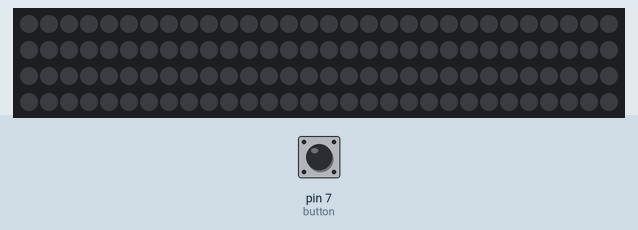
Recording of a program running on a simulated Arduino Uno, built with avr-gcc and run on an emulated ATmega328P. Shown: 120 RGB LEDs in strip order, left to right, continuing on the next row. Inputs (shaded band) come from the test bench; at power-on: pin 7 (button) HIGH. Dim RGB values are drawn brighter than linear.

Above: at 1.2 s.
1.3 s: pin 7 (button) pulled LOW for 0.15 s
2.0 s: pin 7 (button) pulled LOW for 1 s
At 2.6 s:
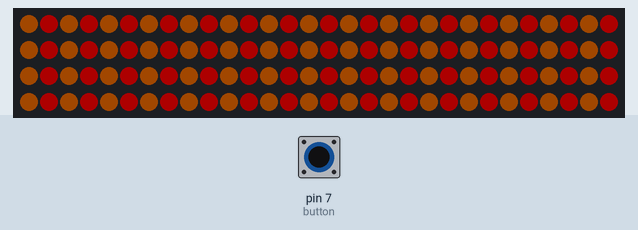
5.8 s: pin 7 (button) pulled LOW for 0.15 s
6.5 s: pin 7 (button) pulled LOW for 1 s
At 7.2 s:
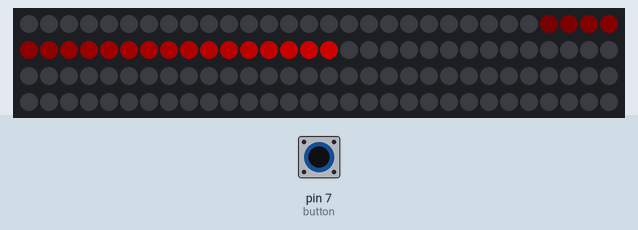
8.1 s: pin 7 (button) pulled LOW for 3.2 s
At 8.9 s:
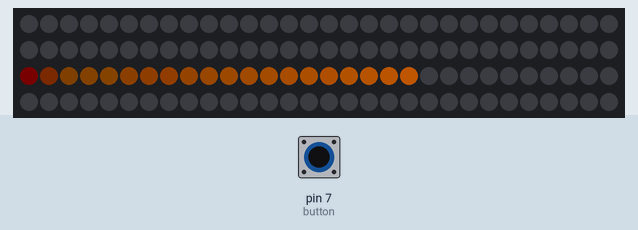
11.9 s: pin 7 (button) pulled LOW for 0.15 s
At 12.37 s:
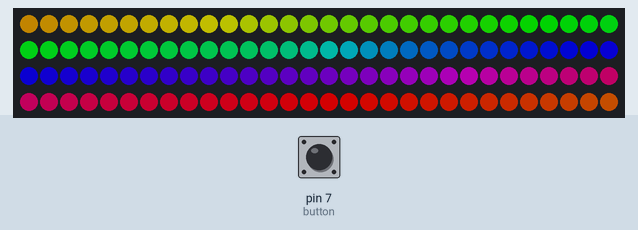

The program:

main.cpp
```cpp
#include <Arduino.h>
#define NUM_LEDS 120
#include "FastLED.h"
#define PIN 13
#include <ezButton.h>

CRGB leds[NUM_LEDS];
byte counter;
byte counter3;
double counter2;
unsigned long myMillis1 = 0;
unsigned long myMillis2 = 0;
unsigned long myMillis3 = 0;
unsigned long myMillis4 = 0;
unsigned long myMillis5 = 0;
int period = 2;
int j = 0;
int direction1 = 1;
int direction2 = 1;
int lineBright;
int brightDelta1= 11;
int brightDelta2 = 11;
int masterCounter = 0;
double k = 0.002;
String MySer = "";
ezButton button(7);


void LightOff()
{
    FastLED.clear();
    FastLED.show();

}

void TestRGB()
{

  leds[0] = CRGB(1,0,0);

  leds[1] = CRGB(0,1,0);

  leds[2] = CRGB(0,0,1);


  FastLED.show();
}

void RedYellowHSV()
{
  if(millis() - myMillis1 > period)
  {
    myMillis1 = millis();
    //
    int br = (int)round(((sin(counter2*2-(PI/2))+1)/2)*255);
    if(br <= 24)
    {
      br = 0;
    }
  for (int i = 0; i < NUM_LEDS; i++)
  {

    if (i % 2 == 0)
    {
      leds[i] = CHSV(0,255,br);
    }
    else
    {
      leds[i] =CHSV(30,255,br);
    }
  }
  if(counter2 >= 2*PI)
  {
    counter2 = 0;
  }
  counter2 += k;
  FastLED.show();
  }
}

void RedYellowAlternate()
{
  if(millis() - myMillis2 > 750)
  {

    for (int i = 0; i < NUM_LEDS; i++)
    {
      if (i % 2 == 0)
      {
        leds[i] = CHSV(0,255,160);
      }
      else
      {
        leds[i] =CHSV(30,255,160);
      }
    }
    FastLED.show();
  }
  if(millis() - myMillis2 > 1500)
  {
    myMillis2 = millis();
  for (int i = 0; i < NUM_LEDS; i++)
    {
      if (i % 2 == 0)
      {
        leds[i] =CHSV(30,255,160);
      }
      else
      {
        leds[i] =CHSV(0,255,160);
      }
    }
    FastLED.show();
  }

}

void RainbowLine()
{
  if(millis() - myMillis3 > 50)
  {
    myMillis3 = millis();
  if(direction1 == 1)
  {
    lineBright = 35;
  }
  else if (direction1 == -1)
  {
    lineBright = 255;
  }
  FastLED.clear();
  for(int i = 0; i < 20; i++)
  {
    if(i+j < 120 && i+j >= 0)
    {
    leds[i+j] = CHSV(counter3,255,lineBright);
    }
    lineBright += brightDelta1;

  }
  counter3++;
  FastLED.show();
  j+=direction1;
  if(j>=119)
  {
    direction1 = -1;
    brightDelta1 *=-1;
  }
  if(j <= -20)
  {
    direction1 = 1;
    brightDelta1 *=-1;
  }
  }

}

void RedLine()
{
  if(millis() - myMillis4 > 50)
  {
    myMillis4 = millis();
  if(direction2 == 1)
  {
    lineBright = 35;
  }
  else if (direction2 == -1)
  {
    lineBright = 255;
  }
  FastLED.clear();
  for(int i = 0; i < 20; i++)
  {
    if(i+j < 120 && i+j >= 0)
    {
    leds[i+j] = CHSV(0,255,lineBright);
    }
    lineBright += brightDelta2;

  }
  FastLED.show();
  j+=direction2;
  if(j>=119)
  {
    direction2 = -1;
    brightDelta2 *=-1;
  }
  if(j <= -20)
  {
    direction2 = 1;
    brightDelta2 *=-1;
  }
  }

}

void YellowLine()
{
  if(millis() - myMillis5 > 50)
  {
    myMillis5 = millis();
  lineBright = 35;
  FastLED.clear();
  for(int i = 0; i < 20; i++)
  {
    int n = i + j;
    if(n > 119)
    {
      n -= 119;
    }
    leds[n] = CHSV(30,255,lineBright);
    lineBright += 11;
  }
  FastLED.show();
  j++;
  if(j > 119)
  {
    j = 0;
  }
  }

}

void RainbowLoop()
  {


    for (int i = 0; i < NUM_LEDS; i++ )
    {         // от 0 до первой трети
    leds[i] = CHSV(counter + i * 2, 255, 255);  // HSV. Увеличивать HUE (цвет)
    // умножение i уменьшает шаг радуги
    }
     counter++;        // counter меняется от 0 до 255 (тип данных byte)
     FastLED.show();

    }


void SrLoop()
{
  while (Serial.available()>0)
  {
    char ch = Serial.read();
    Serial.write(ch);
    if (ch != char(13))
    {
      MySer += ch;
    }
    else
    {
      MySer.trim();
       if (MySer == "1")
       {
        masterCounter++;
        if (masterCounter > 6)
        {
          masterCounter = 0;
        }
        Serial.println("Changed Mode");
       }
      Serial.flush();
      MySer.remove(0);
    }
  }
}

void Master (int n)
{
  switch (n)
  {
    case 0:
        LightOff();
        break;
    case 1:
    RedYellowHSV();
    break;
    case 2:
    RedYellowAlternate();
    break;
    case 3:

    RainbowLine();
    break;
    case 4:

    RedLine();
    break;
    case 5:

    YellowLine();
    break;
    case 6:
    RainbowLoop();
    break;
    default:
    LightOff();
    break;
  }
}

void setup() {

  /*Serial.begin(115200);
  Serial.println("Input 1 to switch mode");
  */
  button.setDebounceTime(50);
  FastLED.addLeds<WS2812B, PIN, GRB>(leds, NUM_LEDS).setCorrection( TypicalSMD5050 );
  FastLED.setBrightness(128);
  pinMode(13, OUTPUT);
  LightOff();
}

  void loop() {
  button.loop();
  if(button.isPressed())
  {
    masterCounter++;
    if(masterCounter > 6)
    {
      masterCounter = 0;
    }
  }
  Master(masterCounter);
}
```

Measured:
- after the input at 1.3 s, every drawn part: stays the same
- after the input at 8.1 s, the LEDs: first change after 0.05 s (image 3 shows a later state)
- after the input at 11.9 s, the LEDs: change after 0.32 s (image 4)
